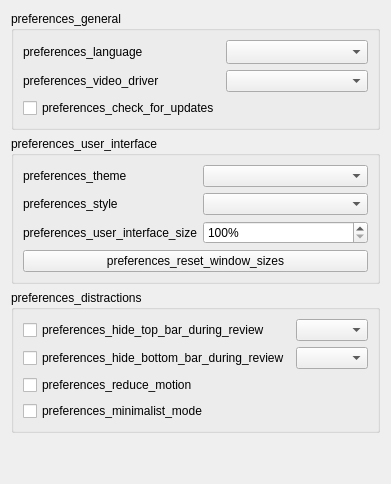
     <widget class="QWidget" name="appearanceTab">
      <attribute name="title">
       <string>preferences_appearance</string>
      </attribute>
      <layout class="QVBoxLayout" name="verticalLayout_8">
       <item>
        <widget class="QGroupBox" name="generalGroup">
         <property name="sizePolicy">
          <sizepolicy hsizetype="Preferred" vsizetype="Preferred">
           <horstretch>0</horstretch>
           <verstretch>0</verstretch>
          </sizepolicy>
         </property>
         <property name="title">
          <string>preferences_general</string>
         </property>
         <layout class="QGridLayout" name="gridLayout_5">
          <item row="0" column="0">
           <widget class="QLabel" name="label_9">
            <property name="text">
             <string>preferences_language</string>
            </property>
            <property name="buddy">
             <cstring>lang</cstring>
            </property>
           </widget>
          </item>
          <item row="1" column="1">
           <widget class="QComboBox" name="video_driver">
            <property name="sizePolicy">
             <sizepolicy hsizetype="Preferred" vsizetype="Fixed">
              <horstretch>0</horstretch>
              <verstretch>0</verstretch>
             </sizepolicy>
            </property>
           </widget>
          </item>
          <item row="1" column="0">
           <widget class="QLabel" name="video_driver_label">
            <property name="text">
             <string>preferences_video_driver</string>
            </property>
            <property name="buddy">
             <cstring>video_driver</cstring>
            </property>
           </widget>
          </item>
          <item row="0" column="1">
           <widget class="QComboBox" name="lang">
            <property name="sizePolicy">
             <sizepolicy hsizetype="Preferred" vsizetype="Fixed">
              <horstretch>0</horstretch>
              <verstretch>0</verstretch>
             </sizepolicy>
            </property>
            <property name="sizeAdjustPolicy">
             <enum>QComboBox::SizeAdjustPolicy::AdjustToMinimumContentsLengthWithIcon</enum>
            </property>
           </widget>
          </item>
          <item row="2" column="0">
           <widget class="QCheckBox" name="check_for_updates">
            <property name="sizePolicy">
             <sizepolicy hsizetype="Fixed" vsizetype="Fixed">
              <horstretch>0</horstretch>
              <verstretch>0</verstretch>
             </sizepolicy>
            </property>
            <property name="text">
             <string>preferences_check_for_updates</string>
            </property>
           </widget>
          </item>
         </layout>
        </widget>
       </item>
       <item>
        <widget class="QGroupBox" name="uiGroup">
         <property name="title">
          <string>preferences_user_interface</string>
         </property>
         <layout class="QGridLayout" name="gridLayout_2">
          <item row="0" column="1">
           <widget class="QComboBox" name="theme"/>
          </item>
          <item row="2" column="1">
           <widget class="QSpinBox" name="uiScale">
            <property name="suffix">
             <string notr="true">%</string>
            </property>
            <property name="minimum">
             <number>100</number>
            </property>
            <property name="maximum">
             <number>200</number>
            </property>
            <property name="singleStep">
             <number>5</number>
            </property>
           </widget>
          </item>
          <item row="1" column="1">
           <widget class="QComboBox" name="styleComboBox">
            <property name="currentText">
             <string/>
            </property>
           </widget>
          </item>
          <item row="1" column="0">
           <widget class="QLabel" name="styleLabel">
            <property name="text">
             <string>preferences_style</string>
            </property>
            <property name="buddy">
             <cstring>styleComboBox</cstring>
            </property>
           </widget>
          </item>
          <item row="0" column="0">
           <widget class="QLabel" name="themeLabel">
            <property name="text">
             <string>preferences_theme</string>
            </property>
            <property name="buddy">
             <cstring>theme</cstring>
            </property>
           </widget>
          </item>
          <item row="2" column="0">
           <widget class="QLabel" name="uiSizeLabel">
            <property name="text">
             <string>preferences_user_interface_size</string>
            </property>
            <property name="buddy">
             <cstring>uiScale</cstring>
            </property>
           </widget>
          </item>
          <item row="3" column="0" colspan="2">
           <widget class="QPushButton" name="resetWindowSizes">
            <property name="text">
             <string>preferences_reset_window_sizes</string>
            </property>
           </widget>
          </item>
         </layout>
        </widget>
       </item>
       <item>
        <widget class="QGroupBox" name="distractionsGroup">
         <property name="title">
          <string>preferences_distractions</string>
         </property>
         <layout class="QGridLayout" name="gridLayout_3">
          <item row="3" column="0">
           <widget class="QCheckBox" name="reduce_motion">
            <property name="sizePolicy">
             <sizepolicy hsizetype="Fixed" vsizetype="Fixed">
              <horstretch>0</horstretch>
              <verstretch>0</verstretch>
             </sizepolicy>
            </property>
            <property name="toolTip">
             <string>preferences_reduce_motion_tooltip</string>
            </property>
            <property name="text">
             <string>preferences_reduce_motion</string>
            </property>
           </widget>
          </item>
          <item row="2" column="0">
           <widget class="QCheckBox" name="hide_bottom_bar">
            <property name="sizePolicy">
             <sizepolicy hsizetype="MinimumExpanding" vsizetype="Fixed">
              <horstretch>0</horstretch>
              <verstretch>0</verstretch>
             </sizepolicy>
            </property>
            <property name="text">
             <string>preferences_hide_bottom_bar_during_review</string>
            </property>
           </widget>
          </item>
          <item row="2" column="1">
           <widget class="QComboBox" name="bottomBarComboBox">
            <property name="sizePolicy">
             <sizepolicy hsizetype="MinimumExpanding" vsizetype="Fixed">
              <horstretch>0</horstretch>
              <verstretch>0</verstretch>
             </sizepolicy>
            </property>
           </widget>
          </item>
          <item row="0" column="0">
           <widget class="QCheckBox" name="hide_top_bar">
            <property name="sizePolicy">
             <sizepolicy hsizetype="MinimumExpanding" vsizetype="Fixed">
              <horstretch>0</horstretch>
              <verstretch>0</verstretch>
             </sizepolicy>
            </property>
            <property name="text">
             <string>preferences_hide_top_bar_during_review</string>
            </property>
           </widget>
          </item>
          <item row="4" column="0">
           <widget class="QCheckBox" name="minimalist_mode">
            <property name="sizePolicy">
             <sizepolicy hsizetype="Fixed" vsizetype="Fixed">
              <horstretch>0</horstretch>
              <verstretch>0</verstretch>
             </sizepolicy>
            </property>
            <property name="toolTip">
             <string>preferences_minimalist_mode_tooltip</string>
            </property>
            <property name="text">
             <string>preferences_minimalist_mode</string>
            </property>
           </widget>
          </item>
          <item row="0" column="1">
           <widget class="QComboBox" name="topBarComboBox">
            <property name="sizePolicy">
             <sizepolicy hsizetype="MinimumExpanding" vsizetype="Fixed">
              <horstretch>0</horstretch>
              <verstretch>0</verstretch>
             </sizepolicy>
            </property>
           </widget>
          </item>
         </layout>
        </widget>
       </item>
       <item>
        <spacer name="verticalSpacer_9">
         <property name="orientation">
          <enum>Qt::Orientation::Vertical</enum>
         </property>
         <property name="sizeHint" stdset="0">
          <size>
           <width>20</width>
           <height>40</height>
          </size>
         </property>
        </spacer>
       </item>
      </layout>
     </widget>
